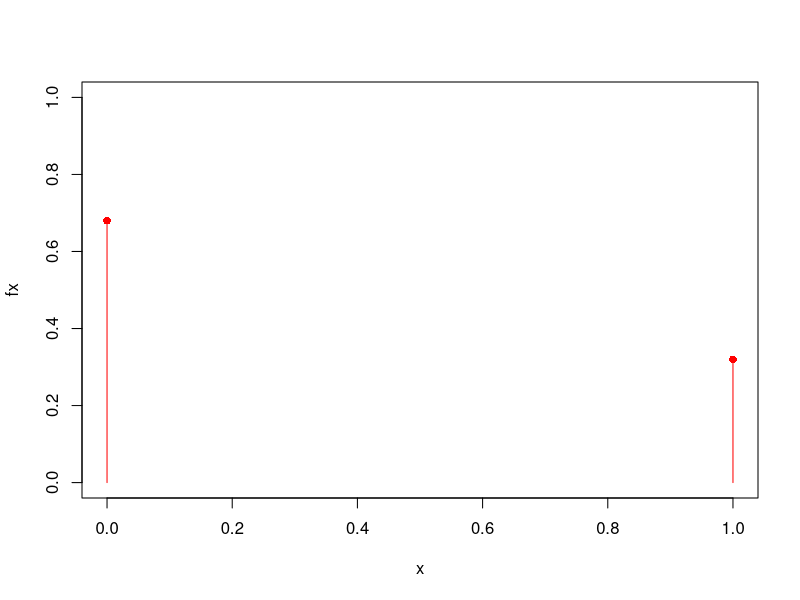
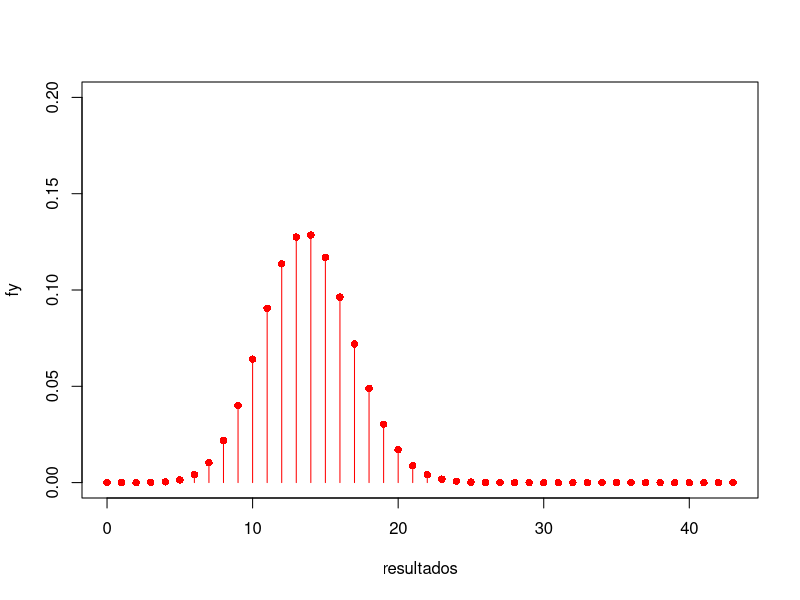
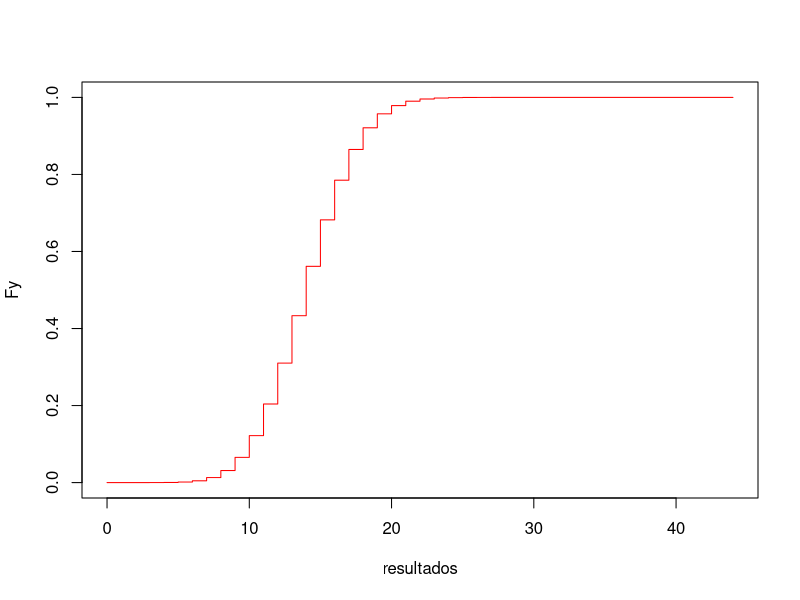
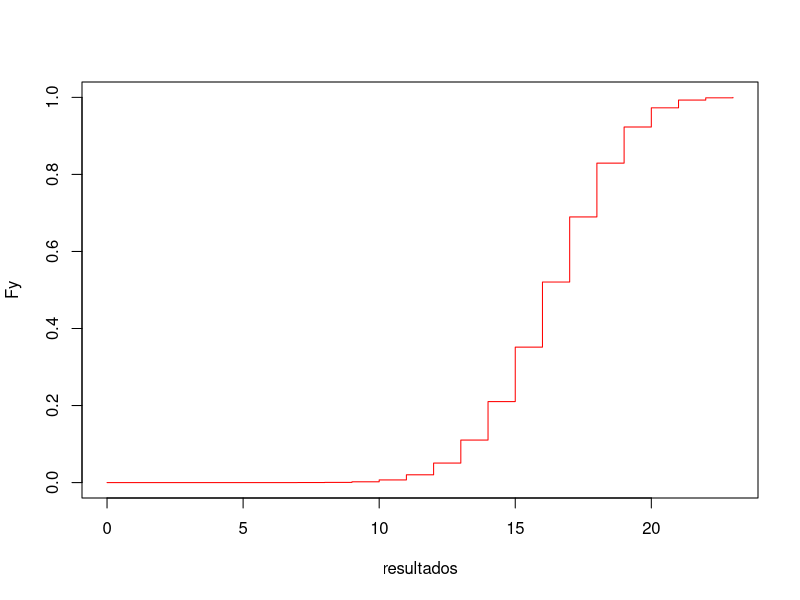
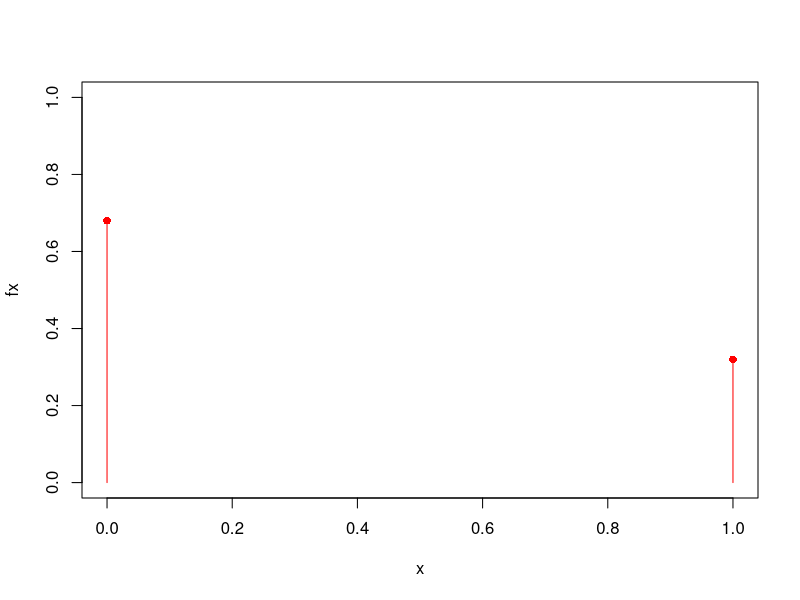
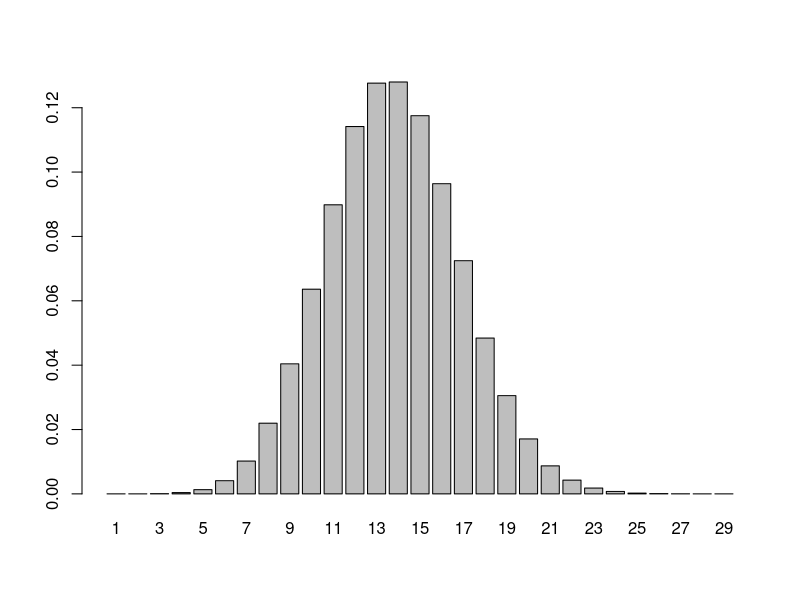
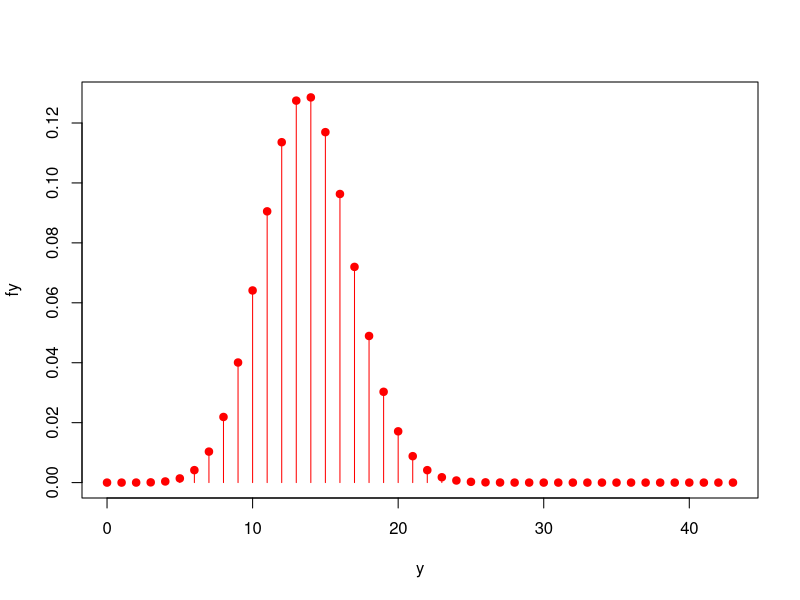

Source code (R) for these figures, in order: (Note: this script raises an error after producing the figures.)
#Solucion Pregunta 1

x <- c(0,1)
fx <- c(0.68,0.32)

cbind(x, fx)

plot(x, fx, ylim=c(0,1), pch=16,
     col="red")

lines(x, fx, type="h", 
      col="red")


mu <- sum(x*fx)
mu  
  
sigmassq <- sum((x-mu)^2*fx)
sigmassq

#######

n <- 43
Y <- function(i){sum(sample(x, n, prob =fx, replace = TRUE))}

m <- 400000
encuestas <- sapply(1:m, Y)

fi <- table(encuestas)/m
Fi <- cumsum(fi)

cbind(2:29, fi, Fi)

dbinom(13, 43, 0.32) #respuesta


resultados <- 0:43
fy <- dbinom(resultados, 43, 0.32)
Fy <- cumsum(fy)

cbind(resultados, fy, Fy)

mu <- sum(resultados*fy)
mu
43*0.32#teoria

sigmassq <- sum((resultados-mu)^2*fy)
sigmassq

43*0.32*0.68#teoria

plot(resultados, fy, ylim=c(0,0.2), pch=16,
     col="red")

lines(resultados, fy, type="h", 
      col="red")
#######
#######



resultados <- 0:44
fy <- dbinom(resultados, 44, 0.32)
Fy <- cumsum(fy)
cbind(resultados, fy, Fy)

pbinom(16, 44, 0.32)

plot(resultados, Fy, type="s", 
     col="red")


######

dbinom(10, 23, 0.68)

23*0.68

resultados <- 0:23
fy <- dbinom(resultados, 23, 0.68)

mu <- sum(resultados*fy)
mu
23*0.68

sum((resultados-mu)^2*fy)
23*0.68*0.32

####
Fy <- pbinom(resultados, 24, 0.68)
plot(resultados, Fy, type="s",
     col="red")


qbinom(0.25, 24, 0.68)





x <- c(0,1)
fx <- c(0.68, 0.32)

#tabla de prob
cbind(x, fx)

plot(x, fx, pch=16, col="red", ylim=c(0,1))
lines(x, fx, type="h", col="red")

mu <- sum(x*fx)
mu

sigmasq <- sum((x-mu)^2*fx) 
sigmasq

0.68*0.32

x
fx

n <- 43
Y <- function(i){sum(sample(x, n, prob = fx, replace=TRUE))}

#bucle
m <- 400000
muestra <- sapply(1:m, Y)
fi <- table(muestra)/m
fi

#frecuencias relativas 
data.frame(fi, Fi=cumsum(fi))

barplot(fi)

###

#tabla de prob  
data.frame(Y=0:43, 
           Prob=dbinom(0:43, 43, 0.32))

y <- 0:43
fy <- dbinom(y, 43, 0.32)

plot(y, fy, pch=19, col="red")
lines(y, fy, col="red", type="h")


dbinom(13, 43, 0.32) #respuesta

############

#tabla de prob  
y <- 0:44
Pi <- dbinom(y, 44, 0.32)
Fi <- cumsum(df$Prob)

pbinom(16, 44, 0.32)
cbind(y, fi, Fi)

plot(y, Fi, type="s", col="red")

####

x <- 0:24
Pi <- dbinom(x, 24, 0.68)

mu <- sum(x*Pi)
24*0.68

sum((x-mu)^2*Pi)
24*0.68*0.32

Fi <- cumsum(Pi)
plot(x, Fi, type="s", col="red")

qbinom(0.25, 24, 0.68)


############################
#Solucion Pregunta 1

#ensayo de Bernoulli

x <- c(0, 1)
fx <- c(0.68, 0.32)

#tabla

cbind(x, fx)
plot(x, fx, ylim=c(0,1), type="h", 
     col="red")
points(x, fx, pch=16, col="red")

n <- 400000
muestra <- sample(x, n, fx, replace = TRUE)
fi <- table(muestra)/n
br <- barplot(fi, ylim=c(0,1)) # frequencias relativas

lines(br, fx, ylim=c(0,1), type="h", 
     col="red") # function de masa de probabilidad
points(br, fx, pch=16, col="red")

#datos
xbar <- mean(muestra)
xbar

#modelo
mu <- sum(x*fx)
mu

fx[2]

#datos varianza muestral
ssq <- var(muestra)
ssq

#varianza de la funcion de masa de probabilidad
sigmasq <- sum((x-mu)^2*fx)
sigmasq
fx[1]*fx[2] #en bernoulli


n <- 43
set.seed(123)
muestra <- sample(x, n, fx, replace=TRUE)


y <- function(i){sum(sample(x, n, fx, replace=TRUE))}
y(4)

#bucle en R
set.seed(123)
m <- 400000 #encuestas de n=43
encuestas <- sapply(1:m, y)
fi <- table(encuestas)/m
data.frame(fi)

dbinom(13, 43, 0.32)

#tabla de probabilidad
resultados <- 1:43
fy <- dbinom(resultados, 43, 0.32)

tabladeprob <- cbind(resultados, fy)
tabladeprob

### n =44
resultados <- 1:44
fy <- dbinom(resultados, 44, 0.32)
tabladeprob <- cbind(resultados, fy)

plot(resultados, 
     fy, type="h", col="red",
     ylim=c(0,0.2))

Fy <- cumsum(fy)
tabladeprob <- cbind(resultados, 
                     fy, Fy)
tabladeprob 

plot(Fy, type="s", col="red")

pbinom(17, 44, 0.32)

###
resultados <- 1:24
fy <- dbinom(resultados, 24, 0.68)
Fy <- cumsum(fy)
tabladeprob <- cbind(resultados, 
                     fy, Fy)
tabladeprob

mu <- sum(resultados*fy)
mu

simgasq <- sum((resultados-mu)^2*fy)

qbinom(0.25, 24, 0.68)

simgasq

plot(Fy, type="s", col="red")


